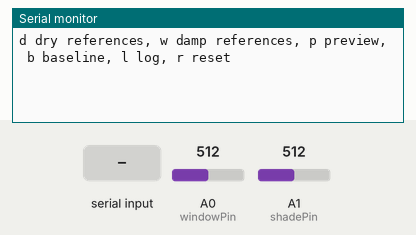
A sketch run on a simulated Arduino Uno, built with avr-gcc and run on an emulated ATmega328P. Parts: the last lines printed to the serial monitor. Inputs (shaded band) come from the test bench; at power-on: A0 (windowPin) = 512, A1 (shadePin) = 512.

Above: at 1.2 s.
1.3 s: "d\n" received over Serial
At 1.7 s:
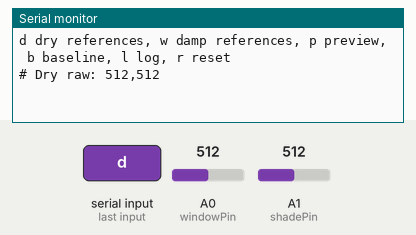
2.8 s: byte 119 ('w') received over Serial
At 4.0 s:
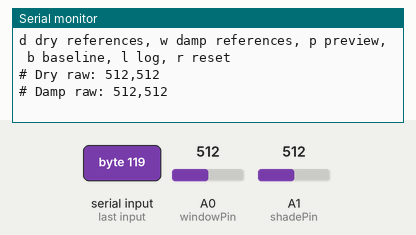
4.3 s: byte 112 ('p') received over Serial
At 5.2 s:
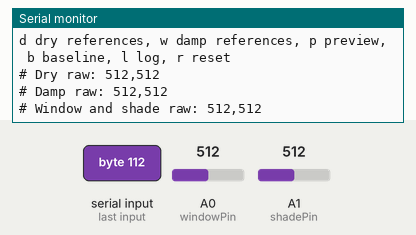
5.8 s: byte 98 ('b') received over Serial
At 6.4 s:
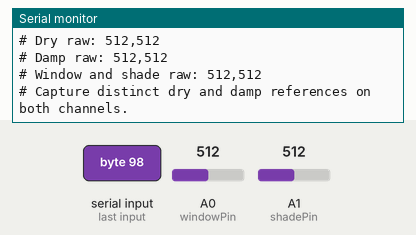
7.3 s: byte 108 ('l') received over Serial
At 8.5 s:
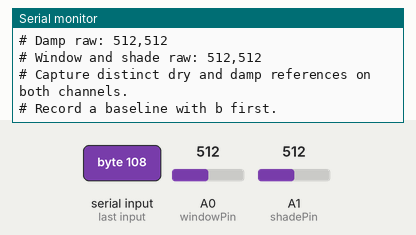
8.8 s: byte 114 ('r') received over Serial
At 9.8 s:
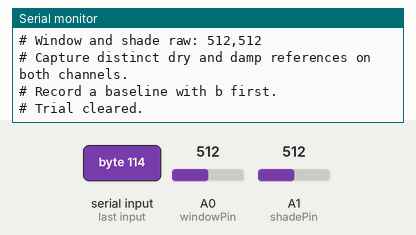

Measured:
- after the input at 1.3 s, the serial monitor: prints a new line at once (image 1)
- after the input at 2.8 s, the serial monitor: prints a new line at once (image 2)
- after the input at 4.3 s, the serial monitor: prints a new line at once (image 3)
- after the input at 5.8 s, the serial monitor: prints a new line at once (image 4)
- after the input at 7.3 s, the serial monitor: prints a new line at once (image 5)
- after the input at 8.8 s, the serial monitor: prints a new line at once (image 6)

The sketch:

window_box_comparison.ino
```cpp
// Window box comparison · Arduino Uno R3 + two SEN0193 probes.
const uint8_t windowPin = A0;
const uint8_t shadePin = A1;
int dry[2] = {-1, -1};
int damp[2] = {-1, -1};
float baseline[2];
unsigned long startedAt;
bool logging = false;

int readProbe(uint8_t pin) {
  analogRead(pin);
  unsigned int sum = 0;
  for (uint8_t i = 0; i < 16; ++i) {
    sum += analogRead(pin);
  }
  return (sum + 8) / 16;
}

bool calibrated() {
  return dry[0] >= 0 && dry[1] >= 0 && damp[0] >= 0 && damp[1] >= 0
      && abs(damp[0] - dry[0]) >= 12 && abs(damp[1] - dry[1]) >= 12;
}

float indexFor(uint8_t channel, int raw) {
  return (raw - dry[channel]) * 100.0 / (damp[channel] - dry[channel]);
}

void printRow(const int (&raw)[2], unsigned long elapsedSeconds) {
  Serial.print(elapsedSeconds);
  for (int reading : raw) {
    Serial.print(',');
    Serial.print(reading);
  }
  for (uint8_t channel = 0; channel < 2; ++channel) {
    Serial.print(',');
    Serial.print(indexFor(channel, raw[channel]), 1);
  }
  for (uint8_t channel = 0; channel < 2; ++channel) {
    Serial.print(',');
    Serial.print(baseline[channel] - indexFor(channel, raw[channel]), 1);
  }
  const float windowLoss = baseline[0] - indexFor(0, raw[0]);
  const float shadeLoss = baseline[1] - indexFor(1, raw[1]);
  Serial.print(',');
  Serial.println(windowLoss - shadeLoss, 1);
}

void setup() {
  Serial.begin(115200);
  Serial.println(F("d dry references, w damp references, p preview, b baseline, l log, r reset"));
}

void loop() {
  while (Serial.available()) {
    const int command = Serial.read();
    if (command == '\r' || command == '\n') continue;
    const int raw[2] = {readProbe(windowPin), readProbe(shadePin)};
    switch (command) {
      case 'd':
      case 'w': {
        int* reference = command == 'd' ? dry : damp;
        reference[0] = raw[0];
        reference[1] = raw[1];
        logging = false;
        Serial.print(command == 'd' ? F("# Dry raw: ") : F("# Damp raw: "));
        Serial.print(raw[0]);
        Serial.print(',');
        Serial.println(raw[1]);
        break;
      }
      case 'p':
        Serial.print(F("# Window and shade raw: "));
        Serial.print(raw[0]);
        Serial.print(',');
        Serial.println(raw[1]);
        break;
      case 'b':
        if (!calibrated()) {
          Serial.println(F("# Capture distinct dry and damp references on both channels."));
          break;
        }
        baseline[0] = indexFor(0, raw[0]);
        baseline[1] = indexFor(1, raw[1]);
        startedAt = millis();
        logging = true;
        Serial.println(F("elapsed_s,window_raw,shade_raw,window_index,shade_index,window_loss,shade_loss,window_minus_shade_loss"));
        printRow(raw, 0);
        break;
      case 'l':
        if (logging) {
          printRow(raw, (millis() - startedAt) / 1000UL);
        } else {
          Serial.println(F("# Record a baseline with b first."));
        }
        break;
      case 'r':
        dry[0] = dry[1] = damp[0] = damp[1] = -1;
        logging = false;
        Serial.println(F("# Trial cleared."));
        break;
    }
  }
}
```
